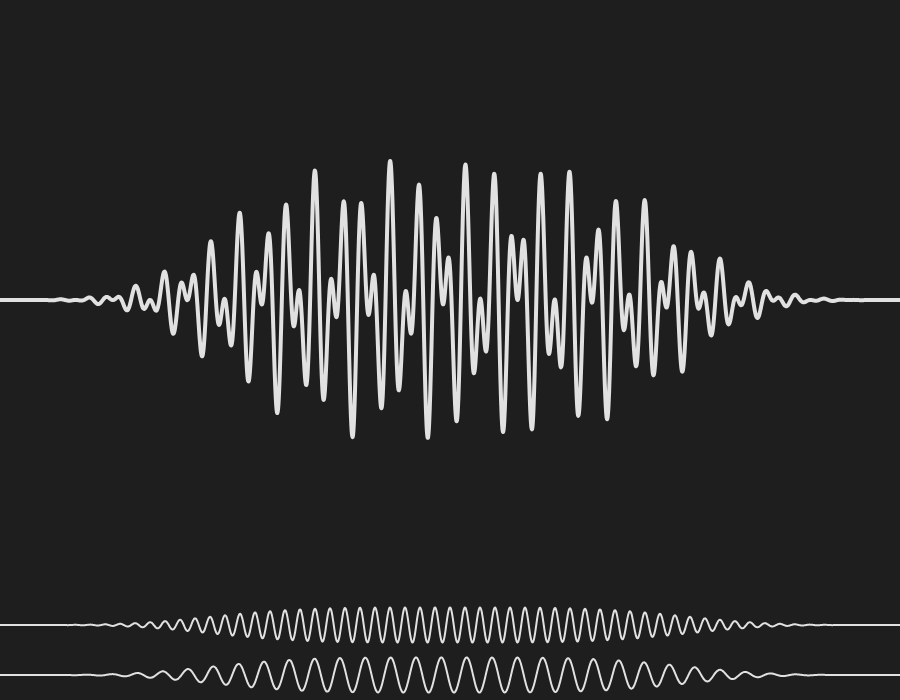
Frame 1 (no input)
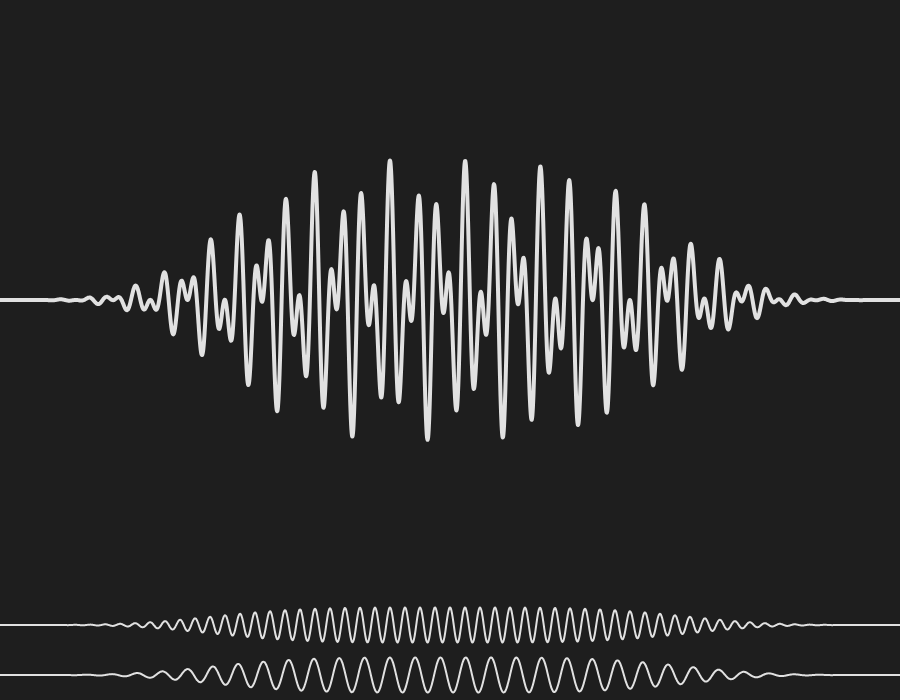
Frame 60 (no input)
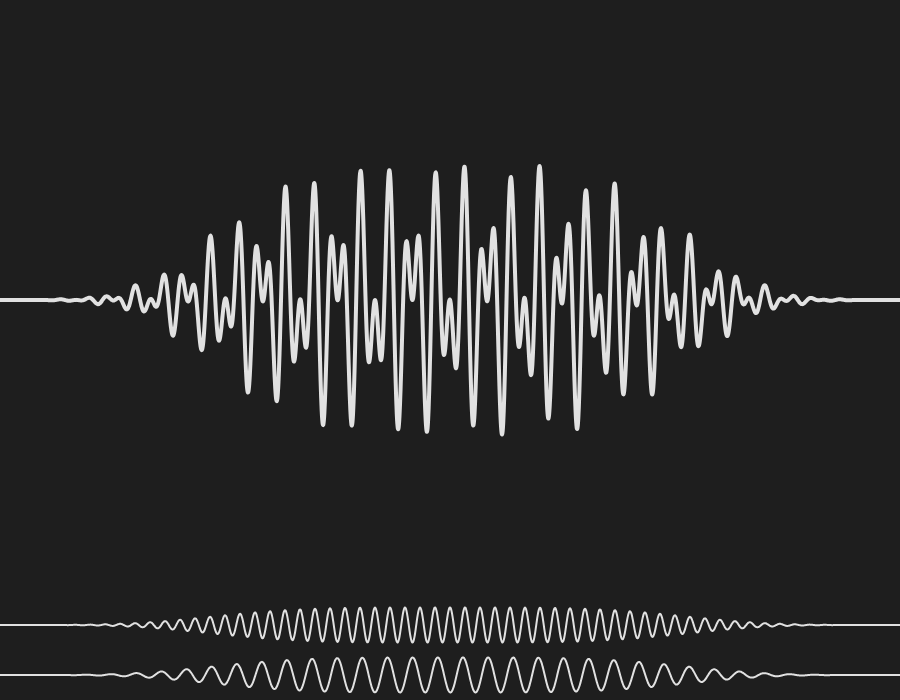
Frame 120 (the mouse pressed at the canvas centre since frame 60)

The p5.js sketch that drew these frames (run headless with seeded random() and noise() and a simulated clock; from frame 60 on, the mouse is pressed at the canvas centre):

// p5.js sketch
// ── sketch.js
let detail = 2000;
let arr1 = [];
let arr2 = [];
let arrS = [];

let sliderFreq1;
let sliderFreq2;
let sliderPhase1;
let sliderPhase2;
let step;
let stepSize;

function setup() {
  createCanvas(900, 700);

  sliderFreq1 = createSlider(0, 120, 91*0.5, 0.01);
  sliderFreq1.size(300);
  sliderFreq2 = createSlider(0, 120, 120*0.5, 0.01);
  sliderFreq2.size(300);
  sliderPhase1 = createSlider(0, 20, 10, 0.1);
  sliderPhase1.size(300);

  step = 0;
  stepSize = 0.01;
}

function draw() {
  translate(width / 2, height / 2);
  scale(1, -1);
  background(30);

  freq1 = lerp(
    sliderFreq1.value(),
    sliderFreq1.value() - 10,
    cos(frameCount / 500)
  );
  freq2 = sliderFreq2.value();
  phase1 = sliderPhase1.value();

  for (var i = 0; i < detail; i++) {
    xVal = lerp(-0.6, 0.6, i / (detail - 1));
   
    func1 = 0.5 * cos((xVal + 0.5) * 2 * PI * freq1 + phase1);
    func2 = 0.5 * cos((xVal + 0.5) * 2 * PI * freq2);
    funcS = 4 * (func1 + func2);

    let normalDist = exp(-pow(xVal*3.5, 4));
    yVal1 = func1 * normalDist;
    yVal2 = func2 * normalDist;
    yValS = funcS * normalDist;

    posX = xVal * width;
    posY1 = yVal1 * height * 0.05;
    posY2 = yVal2 * height * 0.05;
    posYS = yValS * height * 0.05;

    arr1[i] = createVector(posX, posY1);
    arr2[i] = createVector(posX, posY2);
    arrS[i] = createVector(posX, posYS);
  }
  noFill();

  stroke(225);

  strokeWeight(2);
  drawShape(arr1, 0, -325);
  drawShape(arr2, 0, -275);

  strokeWeight(4);
  drawShape(arrS, 0, 50);

  step += stepSize;
}

function drawShape(arr, xOffset = 0, yOffset = 0) {
  
  beginShape();
  for (var i in arr) {
      let x = arr[i].x
      let y = arr[i].y
    curveVertex(x + xOffset, y + yOffset);
  }
  endShape();
}
